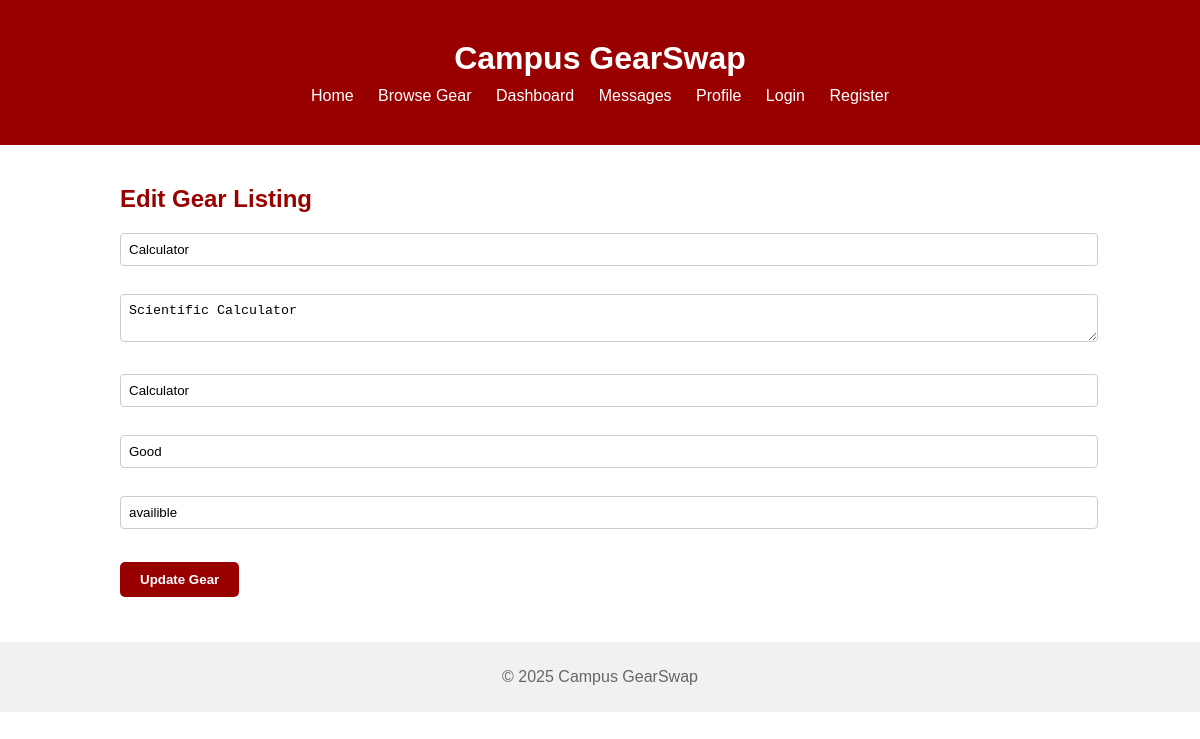
Page /gear/edit/1 (signed in) on the committed database.
### tables this page shows
CREATE TABLE gear (
    gear_id INTEGER PRIMARY KEY AUTOINCREMENT,
    user_id INTEGER NOT NULL,
    title TEXT NOT NULL,
    description TEXT,
    category TEXT,
    condition TEXT,
    availability TEXT,
    date_posted TEXT,
    image TEXT,
    FOREIGN KEY (user_id) REFERENCES users(user_id)
);

### app.py (the view, shortened to what this page needs)
@app.route("/gear/edit/<int:gear_id>", methods=["GET", "POST"])
def edit_gear(gear_id):
    if 'user_id' not in session:
        flash('You must be logged in to edit your gear.', 'error')
        return redirect(url_for('login'))
    conn = get_db_connection()
    cursor = conn.cursor()
    cursor.execute('SELECT * FROM gear WHERE gear_id = ?', (gear_id,))
    gear = cursor.fetchone()
    if not gear:
        conn.close()
        flash('Gear not found.', 'error')
        return redirect(url_for('gear'))
    conn.close()
    return render_template("edit_gear.html", title="Edit Gear", gear=gear)

### app.py (called while the page is built)
def get_db_connection():
    conn = sqlite3.connect(DATABASE)
    conn.row_factory = sqlite3.Row  # so you can use column names
    return conn

### templates/edit_gear.html
{% extends "base.html" %}
{% block content %}
<h2>Edit Gear Listing</h2>
<form method="post" action="{{ url_for('edit_gear', gear_id=gear['gear_id']) }}">
    <input type="text" name="title" value="{{ gear['title'] }}" required><br><br>
    <textarea name="description" required>{{ gear['description'] }}</textarea><br><br>
    <input type="text" name="category" value="{{ gear['category'] }}" required><br><br>
    <input type="text" name="condition" value="{{ gear['condition'] }}" required><br><br>
    <input type="text" name="availability" value="{{ gear['availability'] }}" required><br><br>
    <button type="submit">Update Gear</button>
</form>
{% endblock %}

### static/css/style.css (style rules this page uses)
body { font-family: Arial, sans-serif; background-color: #ffffff; color: #000000; margin: 0; padding: 0; }
h1, h2, h3 { color: #990000; }
button, input[type="submit"] { background-color: #990000; color: #ffffff; border: none; padding: 10px 20px; margin: 5px 0; border-radius: 5px; cursor: pointer; font-weight: bold; }
form input, form textarea { width: 100%; padding: 8px; margin-bottom: 10px; border: 1px solid #ccc; border-radius: 4px; }

### rows in the picture
gear: title "Calculator", description "Scientific Calculator", category "Calculator", condition "Good", availability "availible"
